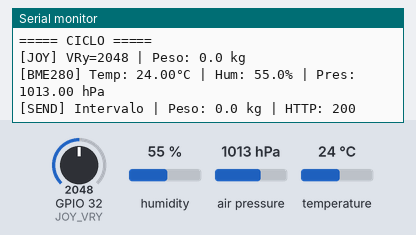
Recording of a sketch running on a simulated ESP32. On the bench: the last lines printed to the serial monitor. The test bench sets the inputs (shaded band); at power-on: GPIO 32 (JOY_VRY) = 2048, humidity 55 %, air pressure 1013 hPa, temperature 24 °C. WiFi joins after 1.5 s; servers stay silent unless stated; a WiFi scan finds three made-up networks; uploads are accepted with an empty reply; the local clock reads 2024-03-15 10:24:30 at power-on unless the sketch sets it.

Above: at 5.9 s.
6.0 s: GPIO 32 (JOY_VRY) set to 122
At 6.67 s:
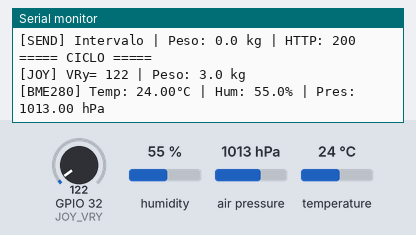
9.7 s: humidity set to 22 %
At 11.0 s:
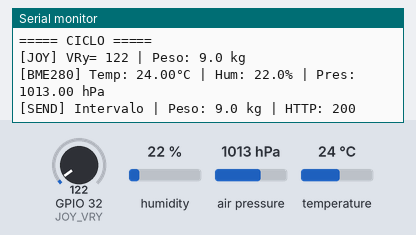
11.2 s: air pressure set to 952 hPa
At 12.5 s:
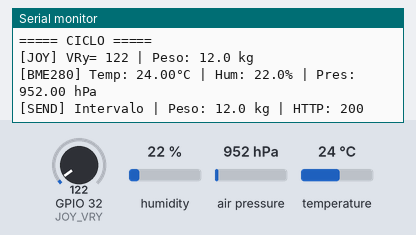
12.7 s: temperature set to 12 °C
At 14.1 s:
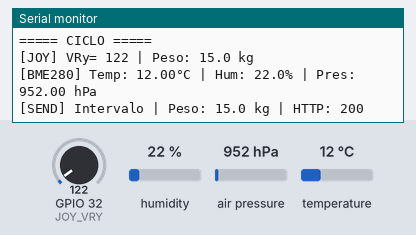
14.2 s: GPIO 32 (JOY_VRY) set to 1228
At 16.4 s:
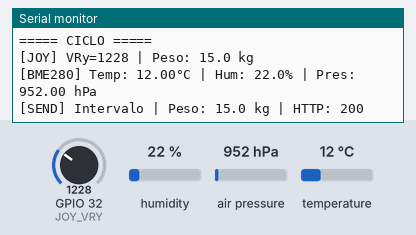
Timing chart, 0 to 16.7 s (numbered marks = the images above; inputs shaded):
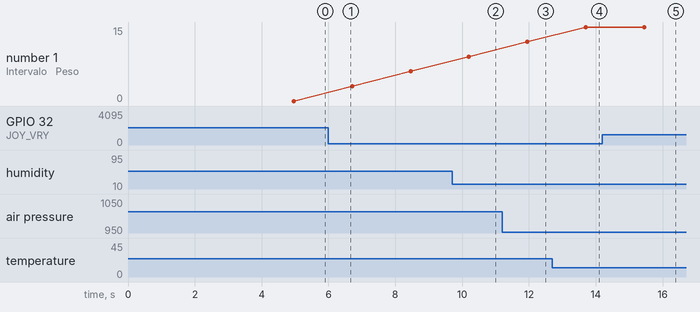

Measured:
- after the input at 6.0 s, the serial monitor: prints a new line after 0.51 s (image 1)
- after the input at 9.7 s, the serial monitor: prints a new line after 0.30 s (image 2)
- after the input at 11.2 s, the serial monitor: prints a new line after 0.55 s (image 3)
- after the input at 12.7 s, the serial monitor: prints a new line after 0.80 s (image 4)
- after the input at 14.2 s, the serial monitor: prints a new line after 1.0 s (image 5)
- plotted number 1: 0 → 6 after the input at 6.0 s

The sketch:

firmware.ino
```cpp
/*
  PANAL INTELIGENTE - VERSIÓN ACADÉMICA
  Peso simulado con joystick ARD-358
  Envío cada 15 s O ante cambios bruscos de peso (>1.0 kg)
*/
#include <WiFi.h>
#include <WiFiClientSecure.h>
#include <HTTPClient.h>
#include <time.h>
#include <Adafruit_BME280.h>
#include <Adafruit_Sensor.h>
#include "config.h"

// ── Tipos ─────────────────────────────────────────────────
struct SensorAmbiente {
  float temperatura;
  float humedad;
  float presion;
  bool  disponible;
};

// ═══════════════════════════════════════════════════════════
// PINES
// GPIO 32 → Joystick VRy  (eje Y — sube/baja peso)
// GPIO 25 → Joystick SW   (botón — reset de peso)
// GPIO 21 → BME280 SDA
// GPIO 22 → BME280 SCL
// ═══════════════════════════════════════════════════════════

const char* ssid      = WIFI_SSID;
const char* password  = WIFI_PASSWORD;
const char* serverURL = SERVER_URL;

// ── Joystick ARD-358 ────────────────────────────────────────
const int JOY_VRY    = 32;   // ADC1 — compatible con WiFi

const int   JOY_DEAD_LO  = 1000;  // zona muerta inferior
const int   JOY_DEAD_HI  = 3000;  // zona muerta superior
const float PASO_KG      = 3.0;   // kg por ciclo mientras joystick inclinado
const int   JOY_SAMPLES  = 20;    // muestras para promediar (reduce ruido ADC)

// ── BME280 ───────────────────────────────────────────────────
const int SDA_PIN = 21;
const int SCL_PIN = 22;
Adafruit_BME280 bme;
bool bmeSensor = false;

// ── Estado del peso ──────────────────────────────────────────
float pesoSimulado      = 0.0;
float ultimoPesoEnviado = -1.0;

// ── Envío ────────────────────────────────────────────────────
const unsigned long INTERVALO_MS = 1000;
const float UMBRAL_CAMBIO = 1.0;
unsigned long ultimoEnvio = 0;
int recordID = 1;


// ─────────────────────────────────────────────────────────────
void setup() {
  Serial.begin(115200);
  delay(1000);

  // WiFi
  WiFi.mode(WIFI_STA);
  WiFi.disconnect(true, true);
  delay(200);
  Serial.println("[SCAN] Buscando redes...");
  int n = WiFi.scanNetworks();
  for (int i = 0; i < n; i++)
    Serial.printf("  [%d] %s (%d dBm)\n", i+1, WiFi.SSID(i).c_str(), WiFi.RSSI(i));
  WiFi.begin(ssid, password);
  Serial.print("Conectando WiFi");
  unsigned long t0 = millis();
  while (WiFi.status() != WL_CONNECTED) {
    if (millis() - t0 > 20000) {
      Serial.println("\n[ERROR] WiFi timeout - reiniciando...");
      ESP.restart();
    }
    delay(500);
    Serial.print(".");
  }
  Serial.println("\nWiFi OK | IP: " + WiFi.localIP().toString());

  // NTP
  configTime(-7 * 3600, 0, "pool.ntp.org", "time.nist.gov");

  // I2C + BME280
  Wire.begin(SDA_PIN, SCL_PIN);
  Serial.print("[INIT] BME280...");
  if (!bme.begin(0x76)) {
    Serial.println(" FALLO - usando valores por defecto");
    bmeSensor = false;
  } else {
    Serial.println(" OK");
    bmeSensor = true;
  }

  // Joystick
  Serial.printf("[INIT] Joystick ARD-358 | VRy -> GPIO %d\n", JOY_VRY);
  Serial.printf("[INIT] VRy en reposo: %d (centro esperado ~2048)\n", analogRead(JOY_VRY));
  Serial.println("[INFO] Izq: +3 kg | Der: -3 kg | Boton deshabilitado");
  Serial.println("[SUCCESS] Sistema listo.\n");
}

// ─────────────────────────────────────────────────────────────
SensorAmbiente leerBME280() {
  SensorAmbiente d;
  if (bmeSensor) {
    d.temperatura = bme.readTemperature();
    d.humedad     = bme.readHumidity();
    d.presion     = bme.readPressure() / 100.0;
    d.disponible  = true;
    Serial.printf("[BME280] Temp: %.2f°C | Hum: %.1f%% | Pres: %.2f hPa\n",
                  d.temperatura, d.humedad, d.presion);
  } else {
    d.temperatura = 24.0;
    d.humedad     = 50.0;
    d.presion     = 1013.25;
    d.disponible  = false;
    Serial.println("[BME280] Sin sensor - valores por defecto");
  }
  return d;
}

int leerJoyPromedio() {
  long suma = 0;
  for (int i = 0; i < JOY_SAMPLES; i++) {
    suma += analogRead(JOY_VRY);
    delay(2);
  }
  return suma / JOY_SAMPLES;
}

float leerPesoJoystick() {
  int vry = leerJoyPromedio();

  if (vry < JOY_DEAD_LO) {
    pesoSimulado += PASO_KG;   // joystick arriba → sube peso
  } else if (vry > JOY_DEAD_HI) {
    pesoSimulado -= PASO_KG;   // joystick abajo  → baja peso
  }

  pesoSimulado = constrain(pesoSimulado, 0.0, 60.0);
  Serial.printf("[JOY] VRy=%4d | Peso: %.1f kg\n", vry, pesoSimulado);
  return pesoSimulado;
}

// ─────────────────────────────────────────────────────────────
void loop() {
  Serial.println("\n===== CICLO =====");

  struct tm timeinfo;
  if (!getLocalTime(&timeinfo)) {
    Serial.println("[ERROR] Sin hora NTP. Reintentando...");
    delay(1000);
    return;
  }

  float pesoActual = leerPesoJoystick();
  SensorAmbiente amb = leerBME280();
  int mov = (pesoActual > 2.0 && pesoActual < 8.0) ? 1 : 0;

  bool enviar = false;
  String motivo = "";

  if (ultimoEnvio == 0 || millis() - ultimoEnvio >= INTERVALO_MS) {
    enviar = true;
    motivo = "Intervalo";
  } else if (ultimoPesoEnviado >= 0 && abs(pesoActual - ultimoPesoEnviado) >= UMBRAL_CAMBIO) {
    enviar = true;
    motivo = "Cambio brusco";
    Serial.printf("[TRIGGER] %.3f kg -> %.3f kg\n", ultimoPesoEnviado, pesoActual);
  }

  if (enviar) {
    char ts[30];
    strftime(ts, sizeof(ts), "%Y-%m-%dT%H:%M:%S", &timeinfo);

    String alerta = "OK";
    if (pesoActual > 9.5)      alerta = "Cosecha (>9.5kg)";
    else if (pesoActual < 4.0) alerta = "Inanicion (<4.0kg)";

    HTTPClient http;
    WiFiClientSecure client;
    client.setInsecure();
    http.begin(client, String(serverURL) + "/data");
    http.addHeader("Content-Type", "application/json");

    String json = "{\"id\":"           + String(recordID++) +
                  ",\"timestamp\":\""  + String(ts) +
                  "\",\"peso\":"       + String(pesoActual, 3) +
                  ",\"temperatura\":"  + String(amb.temperatura, 2) +
                  ",\"humedad\":"      + String(amb.humedad, 1) +
                  ",\"presion\":"      + String(amb.presion, 2) +
                  ",\"movimiento\":"   + String(mov) +
                  ",\"alerta\":\""     + alerta + "\"}";

    int code = http.POST(json);
    Serial.printf("[SEND] %s | Peso: %.1f kg | HTTP: %d\n", motivo.c_str(), pesoActual, code);
    http.end();

    ultimoEnvio       = millis();
    ultimoPesoEnviado = pesoActual;
    delay(500);
  }

  delay(1000);
}
```

config-example.h
```cpp
#pragma once

// WiFi — reemplaza con tus credenciales reales
#define WIFI_SSID     "nombre-de-tu-red"
#define WIFI_PASSWORD "tu-contrasena"

// URL del túnel Cloudflare — se genera cada vez que inicias cloudflared
// Ejemplo: https://xxxx-xxxx-xxxx.trycloudflare.com
// Copia la URL real y reemplázala aquí, luego re-sube el firmware
#define SERVER_URL    "https://xxxx-xxxx-xxxx.trycloudflare.com"
```
